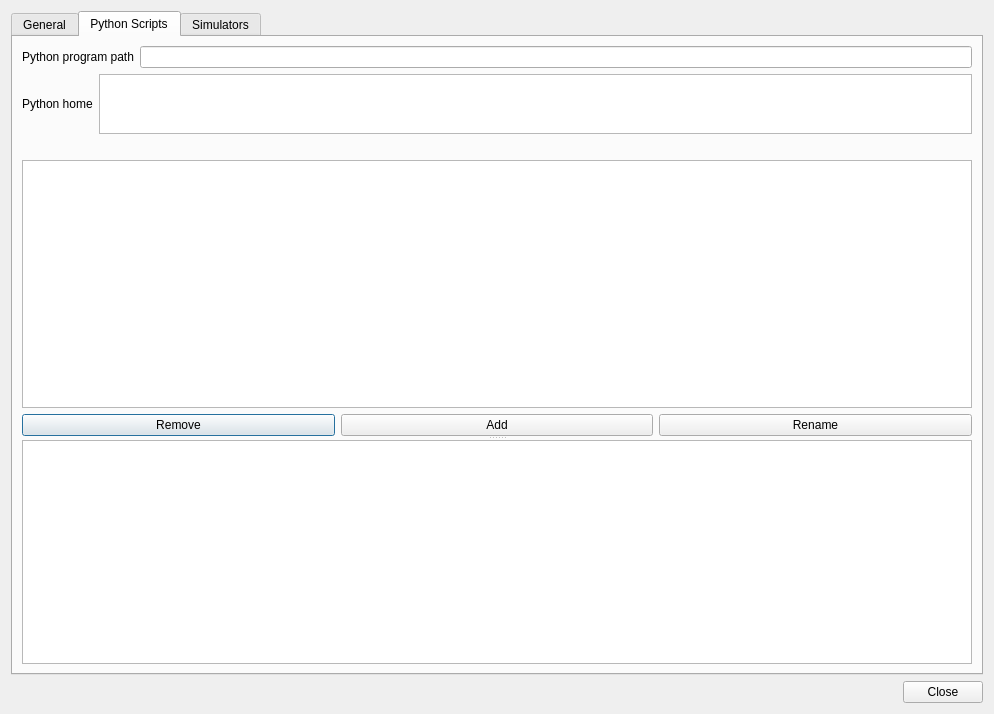
<?xml version="1.0" encoding="UTF-8"?>
<ui version="4.0">
 <class>settings_window</class>
 <widget class="QDialog" name="settings_window">
  <property name="geometry">
   <rect>
    <x>0</x>
    <y>0</y>
    <width>994</width>
    <height>714</height>
   </rect>
  </property>
  <property name="sizePolicy">
   <sizepolicy hsizetype="Expanding" vsizetype="Expanding">
    <horstretch>0</horstretch>
    <verstretch>0</verstretch>
   </sizepolicy>
  </property>
  <property name="minimumSize">
   <size>
    <width>700</width>
    <height>512</height>
   </size>
  </property>
  <property name="windowTitle">
   <string>Preferences</string>
  </property>
  <property name="windowIcon">
   <iconset resource="icons.qrc">
    <normaloff>:/icons/toolbar/edit.png</normaloff>:/icons/toolbar/edit.png</iconset>
  </property>
  <layout class="QVBoxLayout" name="verticalLayout_4">
   <item>
    <widget class="QTabWidget" name="tabWidget">
     <property name="currentIndex">
      <number>1</number>
     </property>
     <widget class="QWidget" name="gen">
      <property name="sizePolicy">
       <sizepolicy hsizetype="Expanding" vsizetype="Expanding">
        <horstretch>0</horstretch>
        <verstretch>0</verstretch>
       </sizepolicy>
      </property>
      <attribute name="title">
       <string>General</string>
      </attribute>
      <layout class="QVBoxLayout" name="verticalLayout_9">
       <item>
        <layout class="QVBoxLayout" name="verticalLayout_5">
         <item>
          <widget class="QGroupBox" name="groupBox_2">
           <property name="sizePolicy">
            <sizepolicy hsizetype="Expanding" vsizetype="MinimumExpanding">
             <horstretch>0</horstretch>
             <verstretch>0</verstretch>
            </sizepolicy>
           </property>
           <property name="title">
            <string>OpenGL settings</string>
           </property>
           <layout class="QHBoxLayout" name="horizontalLayout">
            <item>
             <widget class="QLabel" name="openGLDetailLabel">
              <property name="text">
               <string>OpenGL quality</string>
              </property>
             </widget>
            </item>
            <item>
             <widget class="QSpinBox" name="openGLDetailSpinBox">
              <property name="sizePolicy">
               <sizepolicy hsizetype="Fixed" vsizetype="Fixed">
                <horstretch>0</horstretch>
                <verstretch>0</verstretch>
               </sizepolicy>
              </property>
              <property name="minimumSize">
               <size>
                <width>60</width>
                <height>0</height>
               </size>
              </property>
              <property name="minimum">
               <number>1</number>
              </property>
              <property name="maximum">
               <number>10</number>
              </property>
              <property name="value">
               <number>5</number>
              </property>
             </widget>
            </item>
           </layout>
          </widget>
         </item>
         <item>
          <widget class="QGroupBox" name="groupBox">
           <property name="sizePolicy">
            <sizepolicy hsizetype="Expanding" vsizetype="MinimumExpanding">
             <horstretch>0</horstretch>
             <verstretch>0</verstretch>
            </sizepolicy>
           </property>
           <property name="title">
            <string>Save settings</string>
           </property>
           <layout class="QVBoxLayout" name="verticalLayout_2">
            <item>
             <widget class="QCheckBox" name="save_as_binary">
              <property name="sizePolicy">
               <sizepolicy hsizetype="Expanding" vsizetype="Expanding">
                <horstretch>0</horstretch>
                <verstretch>0</verstretch>
               </sizepolicy>
              </property>
              <property name="text">
               <string>Save large connections as binary</string>
              </property>
             </widget>
            </item>
           </layout>
          </widget>
         </item>
         <item>
          <widget class="QGroupBox" name="groupBox_3">
           <property name="sizePolicy">
            <sizepolicy hsizetype="Expanding" vsizetype="MinimumExpanding">
             <horstretch>0</horstretch>
             <verstretch>0</verstretch>
            </sizepolicy>
           </property>
           <property name="title">
            <string>Development settings</string>
           </property>
           <layout class="QVBoxLayout" name="verticalLayout_3">
            <item>
             <widget class="QCheckBox" name="dev_mode_check">
              <property name="sizePolicy">
               <sizepolicy hsizetype="Expanding" vsizetype="Expanding">
                <horstretch>0</horstretch>
                <verstretch>0</verstretch>
               </sizepolicy>
              </property>
              <property name="text">
               <string>Enable beta features (may cause crashes,
restart required)</string>
              </property>
             </widget>
            </item>
           </layout>
          </widget>
         </item>
        </layout>
       </item>
      </layout>
     </widget>
     <widget class="QWidget" name="scripts">
      <property name="sizePolicy">
       <sizepolicy hsizetype="Expanding" vsizetype="Expanding">
        <horstretch>0</horstretch>
        <verstretch>0</verstretch>
       </sizepolicy>
      </property>
      <attribute name="title">
       <string>Python Scripts</string>
      </attribute>
      <layout class="QVBoxLayout" name="verticalLayout_10">
       <item>
        <widget class="QSplitter" name="splitter">
         <property name="sizePolicy">
          <sizepolicy hsizetype="Expanding" vsizetype="Expanding">
           <horstretch>0</horstretch>
           <verstretch>0</verstretch>
          </sizepolicy>
         </property>
         <property name="orientation">
          <enum>Qt::Vertical</enum>
         </property>
         <widget class="QWidget" name="layoutWidget">
          <layout class="QVBoxLayout" name="verticalLayout_7">
           <item>
            <layout class="QHBoxLayout" name="horizontalLayout_3">
             <item>
              <widget class="QLabel" name="lbl_pythonpath">
               <property name="text">
                <string>Python program path</string>
               </property>
              </widget>
             </item>
             <item>
              <widget class="QLineEdit" name="pythonpath">
               <property name="toolTip">
                <string>Enter the full path to your python program. Leave blank to use your default, system-installed python.</string>
               </property>
              </widget>
             </item>
            </layout>
           </item>
           <item>
            <layout class="QHBoxLayout" name="horizontalLayout_4">
             <item>
              <widget class="QLabel" name="lbl_pythonlib">
               <property name="sizePolicy">
                <sizepolicy hsizetype="Preferred" vsizetype="Preferred">
                 <horstretch>0</horstretch>
                 <verstretch>0</verstretch>
                </sizepolicy>
               </property>
               <property name="text">
                <string>Python home</string>
               </property>
              </widget>
             </item>
             <item>
              <widget class="QTextEdit" name="pythonhome">
               <property name="sizePolicy">
                <sizepolicy hsizetype="Expanding" vsizetype="Maximum">
                 <horstretch>0</horstretch>
                 <verstretch>0</verstretch>
                </sizepolicy>
               </property>
               <property name="minimumSize">
                <size>
                 <width>0</width>
                 <height>15</height>
                </size>
               </property>
               <property name="maximumSize">
                <size>
                 <width>16777215</width>
                 <height>60</height>
                </size>
               </property>
               <property name="baseSize">
                <size>
                 <width>0</width>
                 <height>0</height>
                </size>
               </property>
               <property name="acceptRichText">
                <bool>false</bool>
               </property>
              </widget>
             </item>
            </layout>
           </item>
           <item>
            <widget class="QLabel" name="lbl_restartrequest">
             <property name="text">
              <string/>
             </property>
            </widget>
           </item>
           <item>
            <widget class="QListWidget" name="scriptList"/>
           </item>
           <item>
            <layout class="QHBoxLayout" name="horizontalLayout_2">
             <item>
              <widget class="QPushButton" name="removeScript">
               <property name="text">
                <string>Remove</string>
               </property>
              </widget>
             </item>
             <item>
              <widget class="QPushButton" name="addScript">
               <property name="text">
                <string>Add</string>
               </property>
              </widget>
             </item>
             <item>
              <widget class="QPushButton" name="renameScript">
               <property name="text">
                <string>Rename</string>
               </property>
              </widget>
             </item>
            </layout>
           </item>
          </layout>
         </widget>
         <widget class="QPlainTextEdit" name="scriptTextBox"/>
        </widget>
       </item>
      </layout>
     </widget>
     <widget class="QWidget" name="sims">
      <property name="sizePolicy">
       <sizepolicy hsizetype="Expanding" vsizetype="Expanding">
        <horstretch>0</horstretch>
        <verstretch>0</verstretch>
       </sizepolicy>
      </property>
      <attribute name="title">
       <string>Simulators</string>
      </attribute>
      <layout class="QVBoxLayout" name="verticalLayout_8">
       <item>
        <layout class="QVBoxLayout" name="verticalLayout_6">
         <item>
          <layout class="QHBoxLayout" name="hl_sim">
           <item>
            <widget class="QComboBox" name="comboBox"/>
           </item>
           <item>
            <widget class="QPushButton" name="addSim">
             <property name="text">
              <string>Add</string>
             </property>
            </widget>
           </item>
          </layout>
         </item>
         <item>
          <layout class="QHBoxLayout" name="hl_convertscript">
           <item>
            <widget class="QLabel" name="scriptLabel">
             <property name="font">
              <font>
               <pointsize>11</pointsize>
               <weight>50</weight>
               <bold>false</bold>
              </font>
             </property>
             <property name="text">
              <string>Convert script</string>
             </property>
            </widget>
           </item>
           <item>
            <widget class="QLineEdit" name="scriptLineEdit">
             <property name="sizePolicy">
              <sizepolicy hsizetype="Expanding" vsizetype="Preferred">
               <horstretch>0</horstretch>
               <verstretch>0</verstretch>
              </sizepolicy>
             </property>
             <property name="toolTip">
              <string>&lt;html&gt;&lt;head/&gt;&lt;body&gt;&lt;p&gt;Full path to the convert script (convert_script_s2b).&lt;/p&gt;&lt;/body&gt;&lt;/html&gt;</string>
             </property>
            </widget>
           </item>
           <item>
            <widget class="QPushButton" name="findFile">
             <property name="sizePolicy">
              <sizepolicy hsizetype="Minimum" vsizetype="Preferred">
               <horstretch>0</horstretch>
               <verstretch>0</verstretch>
              </sizepolicy>
             </property>
             <property name="text">
              <string>Find...</string>
             </property>
            </widget>
           </item>
          </layout>
         </item>
         <item>
          <layout class="QHBoxLayout" name="hl_workingDir">
           <item>
            <widget class="QLabel" name="scriptWDLabel">
             <property name="font">
              <font>
               <pointsize>11</pointsize>
               <weight>50</weight>
               <bold>false</bold>
              </font>
             </property>
             <property name="text">
              <string>Working directory</string>
             </property>
            </widget>
           </item>
           <item>
            <widget class="QLineEdit" name="scriptWDLineEdit">
             <property name="sizePolicy">
              <sizepolicy hsizetype="Expanding" vsizetype="Preferred">
               <horstretch>0</horstretch>
               <verstretch>0</verstretch>
              </sizepolicy>
             </property>
             <property name="toolTip">
              <string>&lt;html&gt;&lt;head/&gt;&lt;body&gt;&lt;p&gt;The working directory for the convert script. Passed as an option to convert_script_s2b. SpineCreator will save its experiement files into this directory before running the experiement with the simulator.&lt;/p&gt;&lt;/body&gt;&lt;/html&gt;</string>
             </property>
             <property name="readOnly">
              <bool>false</bool>
             </property>
            </widget>
           </item>
           <item>
            <widget class="QPushButton" name="findWorkingDir">
             <property name="sizePolicy">
              <sizepolicy hsizetype="Minimum" vsizetype="Preferred">
               <horstretch>0</horstretch>
               <verstretch>0</verstretch>
              </sizepolicy>
             </property>
             <property name="text">
              <string>Find...</string>
             </property>
            </widget>
           </item>
          </layout>
         </item>
         <item>
          <widget class="QCheckBox" name="useBinary">
           <property name="text">
            <string>Use binary files for lists and connections</string>
           </property>
          </widget>
         </item>
         <item>
          <layout class="QVBoxLayout" name="vl_envVars">
           <item>
            <widget class="QLabel" name="label">
             <property name="font">
              <font>
               <pointsize>11</pointsize>
               <weight>50</weight>
               <bold>false</bold>
               <kerning>true</kerning>
              </font>
             </property>
             <property name="text">
              <string>&lt;b&gt;Environment variables&lt;/b&gt;</string>
             </property>
            </widget>
           </item>
           <item>
            <widget class="QScrollArea" name="scrollArea">
             <property name="verticalScrollBarPolicy">
              <enum>Qt::ScrollBarAlwaysOn</enum>
             </property>
             <property name="widgetResizable">
              <bool>true</bool>
             </property>
             <widget class="QWidget" name="scrollAreaWidgetContents">
              <property name="geometry">
               <rect>
                <x>0</x>
                <y>0</y>
                <width>934</width>
                <height>428</height>
               </rect>
              </property>
              <layout class="QVBoxLayout" name="verticalLayout">
               <item>
                <widget class="QPushButton" name="addEnv">
                 <property name="sizePolicy">
                  <sizepolicy hsizetype="Maximum" vsizetype="Fixed">
                   <horstretch>30</horstretch>
                   <verstretch>0</verstretch>
                  </sizepolicy>
                 </property>
                 <property name="maximumSize">
                  <size>
                   <width>16777215</width>
                   <height>16777215</height>
                  </size>
                 </property>
                 <property name="font">
                  <font>
                   <pointsize>10</pointsize>
                  </font>
                 </property>
                 <property name="focusPolicy">
                  <enum>Qt::NoFocus</enum>
                 </property>
                 <property name="text">
                  <string>Add Environment Variable</string>
                 </property>
                 <property name="icon">
                  <iconset resource="icons.qrc">
                   <normaloff>:/icons/toolbar/addShad.png</normaloff>:/icons/toolbar/addShad.png</iconset>
                 </property>
                 <property name="iconSize">
                  <size>
                   <width>20</width>
                   <height>20</height>
                  </size>
                 </property>
                 <property name="flat">
                  <bool>true</bool>
                 </property>
                </widget>
               </item>
               <item>
                <spacer name="verticalSpacer">
                 <property name="orientation">
                  <enum>Qt::Vertical</enum>
                 </property>
                 <property name="sizeHint" stdset="0">
                  <size>
                   <width>20</width>
                   <height>40</height>
                  </size>
                 </property>
                </spacer>
               </item>
              </layout>
             </widget>
            </widget>
           </item>
          </layout>
         </item>
         <item>
          <widget class="QDialogButtonBox" name="buttonBox">
           <property name="orientation">
            <enum>Qt::Horizontal</enum>
           </property>
           <property name="standardButtons">
            <set>QDialogButtonBox::Apply|QDialogButtonBox::Reset</set>
           </property>
          </widget>
         </item>
        </layout>
       </item>
      </layout>
     </widget>
    </widget>
   </item>
   <item>
    <widget class="QDialogButtonBox" name="buttonBox_2">
     <property name="standardButtons">
      <set>QDialogButtonBox::Close</set>
     </property>
    </widget>
   </item>
  </layout>
 </widget>
 <resources>
  <include location="icons.qrc"/>
 </resources>
 <connections/>
</ui>
